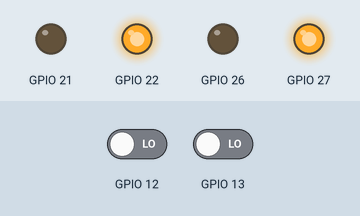
This sketch was run on a simulated ESP32. On the bench: output pins drawn as LEDs (lit = HIGH). Inputs (shaded band) come from the test bench; at power-on: GPIO 12 LOW, GPIO 13 LOW. What the sketch prints to the serial monitor is not drawn.

Above: at 0.1 s.
Timing chart, 0 to 1.6 s (numbered marks = the images above):
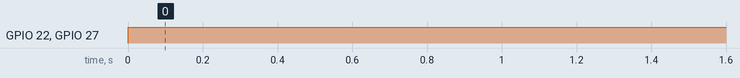

The sketch:

test2.ino
```cpp
  void setup()
  {
    Serial.begin(9600);
    pinMode(26,OUTPUT);
    pinMode(27,OUTPUT);
    pinMode(21,OUTPUT);
    pinMode(22,OUTPUT);
  }
  void loop()
  {
    digitalWrite(26,0);
    digitalWrite(27,1);
    digitalWrite(21,0);
    digitalWrite(22,1);
    Serial.println(digitalRead(12));
    Serial.println(digitalRead(13));
    Serial.println("\n");
    delay(1000);
  }
```

Measured:
- by itself, GPIO 22, GPIO 27: LOW → HIGH at 0.00 s
